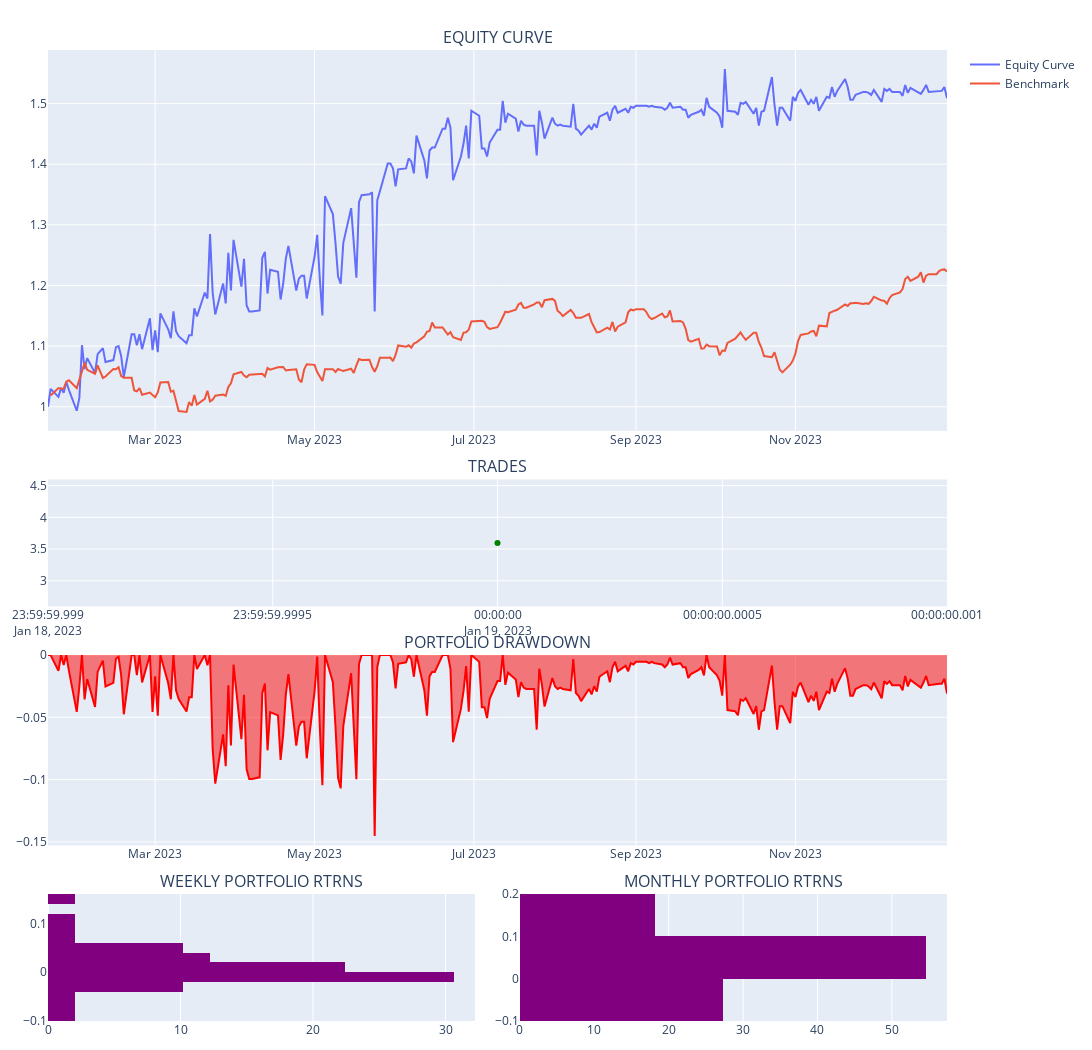

Notebook code cell kept with this figure:
### Code cell
evb_backtest.portfolio.plot_portfolio()

### Figure 1 — Plotly figure (JSON) as saved in the notebook; plotly's stock layout.template omitted (floating-point values rounded to 4 significant figures; data arrays with more than 128 entries replaced by an {"elided": "..."} marker saying what was removed)
{"data": [{"name": "Equity Curve", "showlegend": true, "type": "scatter", "x": {"elided": "247 str values"}, "xaxis": "x", "y": {"elided": "247 float values"}, "yaxis": "y"}, {"name": "Benchmark", "showlegend": true, "type": "scatter", "x": {"elided": "247 str values"}, "xaxis": "x", "y": {"elided": "247 float values"}, "yaxis": "y"}, {"customdata": [13], "hovertemplate": "<b>%{text}</b><br><br>Date: %{x}<br>Size: %{customdata}<br>PnL: %{y}<br>", "marker": {"color": ["green"]}, "mode": "markers", "name": "Ticker", "showlegend": false, "text": ["NVDA"], "type": "scatter", "x": ["2023-01-19T00:00:00"], "xaxis": "x2", "y": [3.596], "yaxis": "y2"}, {"fill": "tozeroy", "line": {"color": "red"}, "name": "Drawdown", "showlegend": false, "type": "scatter", "x": {"elided": "247 str values"}, "xaxis": "x3", "y": {"elided": "247 float values"}, "yaxis": "y3"}, {"histnorm": "percent", "marker": {"color": "purple"}, "showlegend": false, "type": "histogram", "xaxis": "x4", "y": [null, -0.001591, 0.051, -0.006066, -0.02289, 0.04372, 0.05386, -0.03265, 0.02935, 0.002851, 0.1066, -0.0925, 0.05946, 0.03207, -0.06862, 0.1432, -0.05715, 0.0619, 0.004858, 0.02659, 0.04003, -0.01358, -0.03787, 0.08349, -0.03523, 0.03309, -0.01325, -0.01455, 0.01477, -0.01007, 0.02035, 0.004433, 0.007723, -0.001095, -0.001096, -0.00768, 0.008846, -0.004384, 0.009907, -0.00981, 0.003302, 0.01975, -0.02259, 0.02202, -0.004308, 0.005409, -0.002152, 0.004313, -0.004295, -0.006924], "yaxis": "y4"}, {"histnorm": "percent", "marker": {"color": "purple"}, "showlegend": false, "type": "histogram", "xaxis": "x5", "y": [null, 0.07749, 0.1663, -0.0758, 0.1821, 0.0682, -0.007706, 0.01109, 0.001097, 0.01096, 0.002168, -0.003701], "yaxis": "y5"}], "layout": {"annotations": [{"font": {"size": 16}, "showarrow": false, "text": "EQUITY CURVE", "x": 0.5, "xanchor": "center", "xref": "paper", "y": 1.0, "yanchor": "bottom", "yref": "paper"}, {"font": {"size": 16}, "showarrow": false, "text": "TRADES", "x": 0.5, "xanchor": "center", "xref": "paper", "y": 0.5577, "yanchor": "bottom", "yref": "paper"}, {"font": {"size": 16}, "showarrow": false, "text": "PORTFOLIO DRAWDOWN", "x": 0.5, "xanchor": "center", "xref": "paper", "y": 0.3769, "yanchor": "bottom", "yref": "paper"}, {"font": {"size": 16}, "showarrow": false, "text": "WEEKLY PORTFOLIO RTRNS", "x": 0.2375, "xanchor": "center", "xref": "paper", "y": 0.1308, "yanchor": "bottom", "yref": "paper"}, {"font": {"size": 16}, "showarrow": false, "text": "MONTHLY PORTFOLIO RTRNS", "x": 0.7625, "xanchor": "center", "xref": "paper", "y": 0.1308, "yanchor": "bottom", "yref": "paper"}], "height": 1050, "hovermode": "x unified", "margin": {"b": 20, "l": 15, "r": 15, "t": 50}, "paper_bgcolor": "WHITE", "width": 1200, "xaxis": {"anchor": "y", "domain": [0, 1]}, "xaxis2": {"anchor": "y2", "domain": [0, 1]}, "xaxis3": {"anchor": "y3", "domain": [0, 1]}, "xaxis4": {"anchor": "y4", "domain": [0, 0.475]}, "xaxis5": {"anchor": "y5", "domain": [0.525, 1]}, "yaxis": {"anchor": "x", "domain": [0.6077, 1.0]}, "yaxis2": {"anchor": "x2", "domain": [0.4269, 0.5577]}, "yaxis3": {"anchor": "x3", "domain": [0.1808, 0.3769]}, "yaxis4": {"anchor": "x4", "domain": [0, 0.1308]}, "yaxis5": {"anchor": "x5", "domain": [0, 0.1308]}}}
